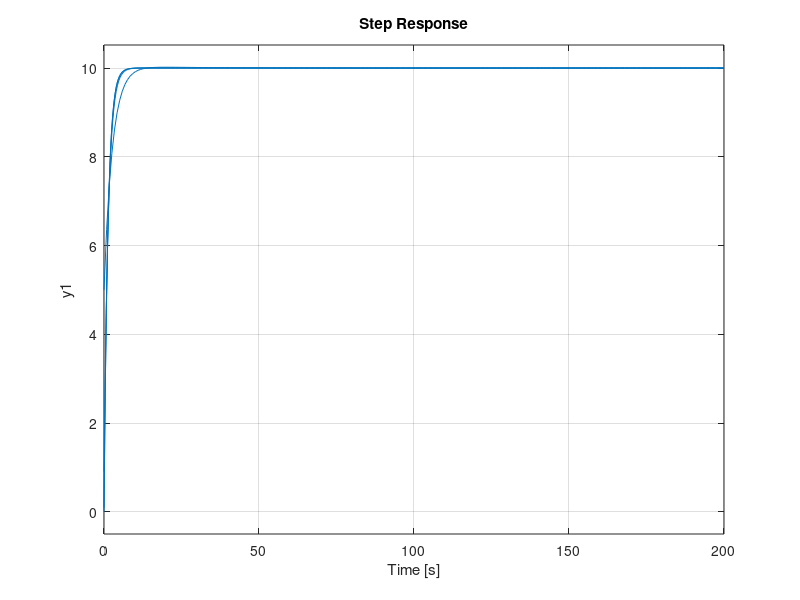

Reproduce this figure in MATLAB.
% system params
m = 1000;
b = 50;
r = 10;

% open-loop
s = tf('s');
P_cruise = 1/(m*s + b);

%-------------------------
%-------------------------

% PID params
Kp = 800;
Ki = 40;
Kd = 0;

% transfer function
C = pid(Kp, Ki, Kd);                % controller
T = feedback(C * P_cruise, 1);

% plot
step(r * T);

hold on;

% PID params
Kp = 800;
Ki = 40;
Kd = 10;

% transfer function
C = pid(Kp, Ki, Kd);                % controller
T = feedback(C * P_cruise, 1);

% plot
step(r * T);

hold on;

% PID params
Kp = 800;
Ki = 40;
Kd = 100;

% transfer function
C = pid(Kp, Ki, Kd);                % controller
T = feedback(C * P_cruise, 1);

% plot
step(r * T);

hold on;

% PID params
Kp = 800;
Ki = 40;
Kd = 1000;

% transfer function
C = pid(Kp, Ki, Kd);                % controller
T = feedback(C * P_cruise, 1);

% plot
step(r * T);